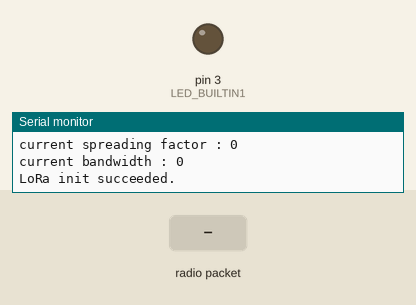
The sketch below on a simulated Arduino Pro Mini, built with avr-gcc and run on an emulated ATmega328P. On the bench: output pins drawn as LEDs (lit = HIGH), the last lines printed to the serial monitor. The test bench sets the inputs (shaded band). No radio packets arrive unless stated.

Above: at 1.2 s.
1.3 s: radio packet "1" arrives
At 1.4 s:
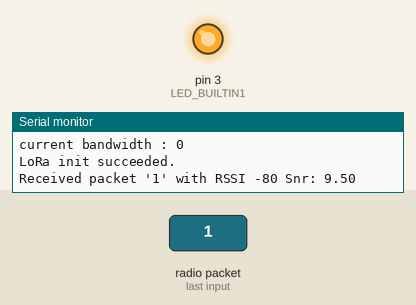
Timing chart, 0 to 4.3 s (numbered marks = the images above; inputs shaded):
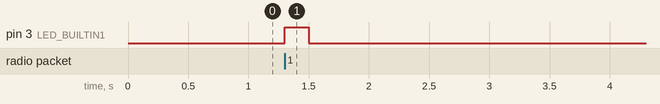

The sketch:

LoRaReceiver.ino
```cpp
/*
Developed by Dhanish Vijayan - Elementz Engineers Guild Pvt. Ltd.
Instructions

Tested with the Elementz Lora board with Arduino Pro mini 8 MHz bootloader
Led blinks at every packet reception

ToDo:
// Receive from multiple clients
// Parameter tuning to achive more range

*/

#include <SPI.h>
#include "LoRa.h"

int LED_BUILTIN1 = 3;
int SyncWord = 0x22;

void setup() {
  Serial.begin(9600);
  while (!Serial);
  pinMode(LED_BUILTIN1, OUTPUT);
  Serial.println("LoRa Receiver");

  if (!LoRa.begin(433E6)) {
    Serial.println("Starting LoRa failed!");
    while (1);
  }

   LoRa.setSpreadingFactor(12);           // ranges from 6-12,default 7 see API docs
   LoRa.setSignalBandwidth(62.5E3);           // for -139dB (page - 112)
   LoRa.setCodingRate4(8);                   // for -139dB (page - 112)
   LoRa.setSyncWord(SyncWord);           // ranges from 0-0xFF, default 0x12, see API docs

  Serial.print("current spreading factor : ");
  Serial.println(LoRa.getSpreadingFactor());
  Serial.print("current bandwidth : ");
  Serial.println(LoRa.getSignalBandwidth());
  Serial.println("LoRa init succeeded.");
}

void loop() {
  // try to parse packet
//  if (SyncWord == 0x22)  SyncWord = 0x11; else SyncWord = 0x22;
//  LoRa.setSyncWord(SyncWord);
  int packetSize = LoRa.parsePacket();
  if (packetSize) {
    // received a packet
    Serial.print("Received packet '");

    // read packet
    while (LoRa.available()) {
      Serial.print((char)LoRa.read());
    }

    // print RSSI of packet
    Serial.print("' with RSSI ");
    Serial.print(LoRa.packetRssi());
    Serial.println(" Snr: " + String(LoRa.packetSnr()));
    digitalWrite(LED_BUILTIN1, HIGH);   // turn the LED on (HIGH is the voltage level)
    delay(200);                       // wait for a second
    digitalWrite(LED_BUILTIN1, LOW);    // turn the LED off by making the voltage LOW
    delay(200);
  }
}
```

Measured:
- after the input at 1.3 s, pin 3 (LED_BUILTIN1): LOW → HIGH at once, → LOW 0.20 s later
